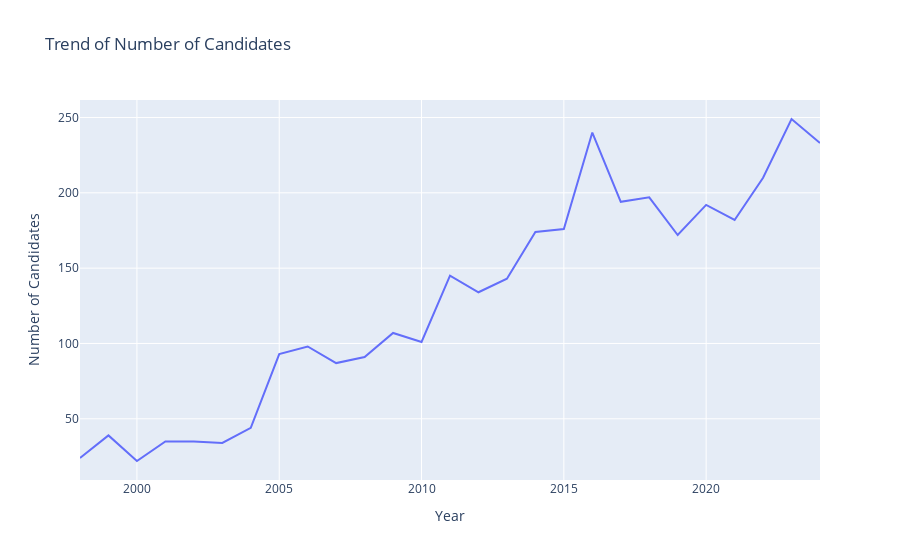

Notebook code cell kept with this figure:
### Markdown cell above
## 1. Trend in Candidate

### Code cell
yearly_counts = full_df[full_df['year'] != 2025].groupby('year').size().reset_index(name='count')

# Create a line plot using Plotly
fig = px.line(yearly_counts, x='year', y='count', title='Trend of Number of Candidates', labels={'year': 'Year', 'count': 'Number of Candidates'})

# Save the plot as an HTML file
pio.write_html(fig, file='../output/graphs/candidates_trend.html')

# Display the plot in notebook
fig.show()



#also add trend of total number per school
# add new lines by school + legend

### Figure 1 — Plotly figure (JSON) as saved in the notebook; plotly's stock layout.template omitted (floating-point values rounded to 4 significant figures)
{"data": [{"hovertemplate": "Year=%{x}<br>Number of Candidates=%{y}<extra></extra>", "legendgroup": "", "line": {"color": "#636efa", "dash": "solid"}, "marker": {"symbol": "circle"}, "mode": "lines", "name": "", "orientation": "v", "showlegend": false, "type": "scatter", "x": [1998, 1999, 2000, 2001, 2002, 2003, 2004, 2005, 2006, 2007, 2008, 2009, 2010, 2011, 2012, 2013, 2014, 2015, 2016, 2017, 2018, 2019, 2020, 2021, 2022, 2023, 2024], "xaxis": "x", "y": [24, 39, 22, 35, 35, 34, 44, 93, 98, 87, 91, 107, 101, 145, 134, 143, 174, 176, 240, 194, 197, 172, 192, 182, 210, 249, 233], "yaxis": "y"}], "layout": {"legend": {"tracegroupgap": 0}, "title": {"text": "Trend of Number of Candidates"}, "xaxis": {"anchor": "y", "domain": [0, 1], "title": {"text": "Year"}}, "yaxis": {"anchor": "x", "domain": [0, 1], "title": {"text": "Number of Candidates"}}}}
